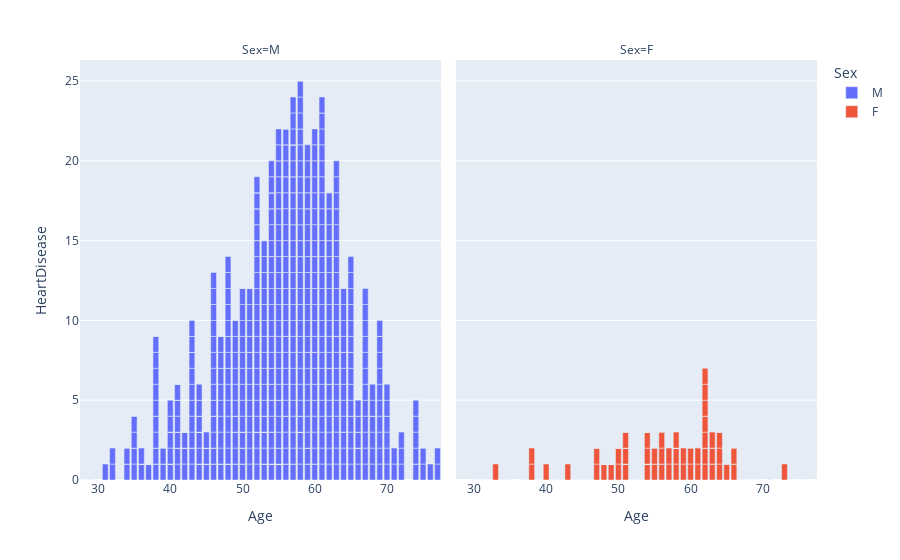

This figure's notebook cell:
### Markdown cell above
#### Do Men suffer more often from Heart Disease than Women?

### Code cell
px.bar(df, x='Age', y="HeartDisease", color='Sex', 
       #facet_row='ExerciseAngina', 
       facet_col='Sex')

### Figure 1 — Plotly figure (JSON) as saved in the notebook; plotly's stock layout.template omitted (floating-point values rounded to 4 significant figures; data arrays with more than 128 entries replaced by an {"elided": "..."} marker saying what was removed)
{"data": [{"alignmentgroup": "True", "hovertemplate": "Sex=M<br>Age=%{x}<br>HeartDisease=%{y}<extra></extra>", "legendgroup": "M", "marker": {"color": "#636efa", "pattern": {"shape": ""}}, "name": "M", "offsetgroup": "M", "orientation": "v", "showlegend": true, "textposition": "auto", "type": "bar", "x": {"elided": "725 int values"}, "xaxis": "x", "y": {"elided": "725 int values"}, "yaxis": "y"}, {"alignmentgroup": "True", "hovertemplate": "Sex=F<br>Age=%{x}<br>HeartDisease=%{y}<extra></extra>", "legendgroup": "F", "marker": {"color": "#EF553B", "pattern": {"shape": ""}}, "name": "F", "offsetgroup": "F", "orientation": "v", "showlegend": true, "textposition": "auto", "type": "bar", "x": {"elided": "193 int values"}, "xaxis": "x2", "y": {"elided": "193 int values"}, "yaxis": "y2"}], "layout": {"annotations": [{"font": {}, "showarrow": false, "text": "Sex=M", "x": 0.245, "xanchor": "center", "xref": "paper", "y": 1, "yanchor": "bottom", "yref": "paper"}, {"font": {}, "showarrow": false, "text": "Sex=F", "x": 0.755, "xanchor": "center", "xref": "paper", "y": 1, "yanchor": "bottom", "yref": "paper"}], "barmode": "relative", "legend": {"title": {"text": "Sex"}, "tracegroupgap": 0}, "margin": {"t": 60}, "xaxis": {"anchor": "y", "domain": [0, 0.49], "title": {"text": "Age"}}, "xaxis2": {"anchor": "y2", "domain": [0.51, 1], "matches": "x", "title": {"text": "Age"}}, "yaxis": {"anchor": "x", "domain": [0, 1], "title": {"text": "HeartDisease"}}, "yaxis2": {"anchor": "x2", "domain": [0, 1], "matches": "y", "showticklabels": false}}}
